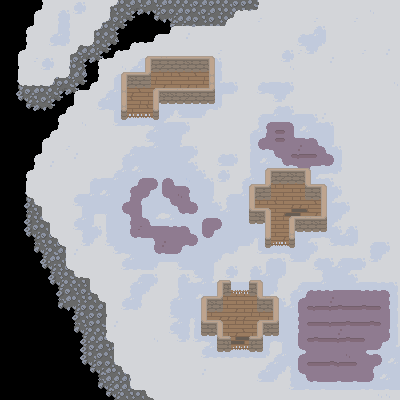

This game map was drawn from its Tiled (.tmx) file and the tilesets committed beside it. A one-line description and the trimmed map source follow:
An orthogonal 50x50 tile map with 8x8 px tiles, 3 tile layers (lower level, upper level, walls), 3 tilesets.

<map version="1.9" tiledversion="1.9.2" orientation="orthogonal" renderorder="right-down" width="50" height="50" tilewidth="8" tileheight="8" infinite="0" nextlayerid="9" nextobjectid="1">
 <editorsettings>
  <export target="main_hub.tmj" format="json" />
 </editorsettings>
 <tileset firstgid="1" source="main_tileset.tsx" />
 <tileset firstgid="337" source="pit_tileset.tsx" />
 <tileset firstgid="337" source="walls_tileset.tsx" />
 <layer id="5" name="lower level" width="50" height="50">
  <data>[2500 cells, 327 non-empty, 20 distinct tile ids]</data>
 </layer>
 <layer id="1" name="upper level" width="50" height="50">
  <data>[2500 cells, 2038 non-empty, 85 distinct tile ids]</data>
 </layer>
 <layer id="6" name="walls" width="50" height="50">
  <data>[2500 cells, 140 non-empty, 26 distinct tile ids]</data>
 </layer>
</map>
